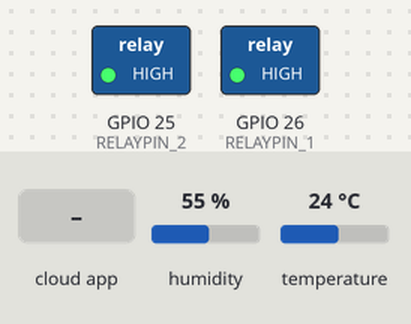
Bench run of a sketch on a simulated ESP8266 (NodeMCU). Parts: switched loads named in the sketch (green lamp = pin HIGH). The test bench sets the inputs (shaded band); at power-on: humidity 55 %, temperature 24 °C. WiFi joins after 1.5 s; servers stay silent unless stated; what the sketch prints to the serial monitor is not drawn.

Above: at 2.7 s.
2.8 s: the phone or cloud app sets YOUR_SWITCH_ID_1 to 1
At 3.8 s:
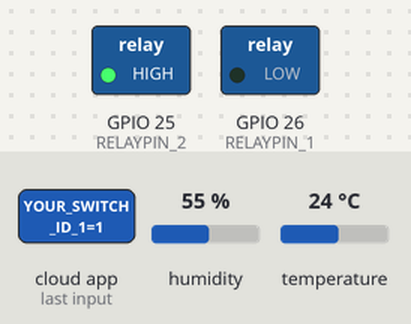
4.3 s: the phone or cloud app sets YOUR_SWITCH_ID_2 to 1
At 5.0 s:
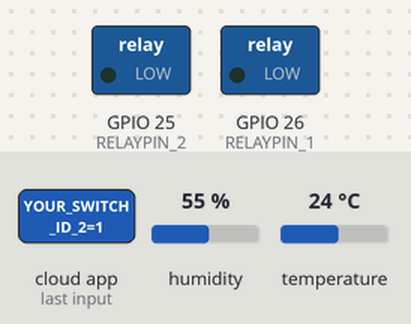
5.8 s: the phone or cloud app sets YOUR_SWITCH_ID_1 to 0
At 6.1 s:
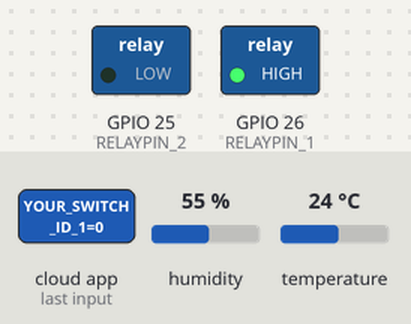
7.3 s: the phone or cloud app sets YOUR_SWITCH_ID_2 to 0
At 8.4 s:
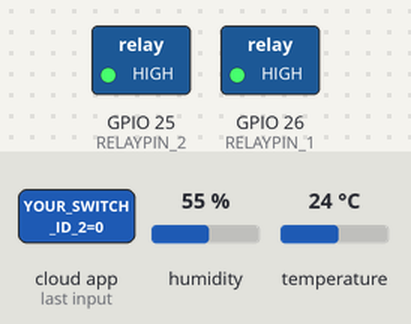
Timing chart, 0 to 9.8 s (numbered marks = the images above; inputs shaded):
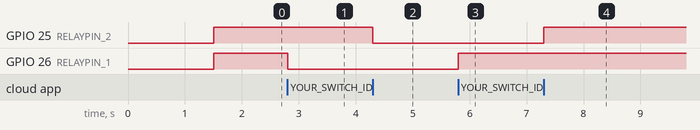

Measured:
- after the input at 2.8 s, GPIO 26 (RELAYPIN_1): HIGH → LOW at once
- after the input at 4.3 s, GPIO 25 (RELAYPIN_2): HIGH → LOW at once
- after the input at 5.8 s, GPIO 26 (RELAYPIN_1): LOW → HIGH at once
- after the input at 7.3 s, GPIO 25 (RELAYPIN_2): LOW → HIGH at once

The sketch:

HomeAutomation.ino
```cpp
#ifdef ENABLE_DEBUG
   #define DEBUG_ESP_PORT Serial
   #define NODEBUG_WEBSOCKETS
   #define NDEBUG
#endif

#include <Arduino.h>
#if defined(ESP8266)
  #include <ESP8266WiFi.h>
#elif defined(ESP32) || defined(ARDUINO_ARCH_RP2040)
  #include <WiFi.h>
#endif

#include "SinricPro.h"
#include "SinricProSwitch.h"
#include "SinricProTemperaturesensor.h"
#include <DHT.h>

// WiFi and SinricPro credentials
#define WIFI_SSID         "YOUR_WIFI_SSID"
#define WIFI_PASS         "YOUR_WIFI_PASSWORD"
#define APP_KEY           "YOUR_APP_KEY"
#define APP_SECRET        "YOUR_APP_SECRET"

// Device IDs for SinricPro and relay pins
#define SWITCH_ID_1       "YOUR_SWITCH_ID_1"   // LED
#define SWITCH_ID_2       "YOUR_SWITCH_ID_2"   // Fan
#define TEMPERATURE_SENSOR_ID "YOUR_TEMPERATURE_SENSOR_ID" // DHT11 Temperature Sensor

// Relay pin setup
#define RELAYPIN_1        26    // LED
#define RELAYPIN_2        25    // Fan

// DHT sensor setup
#define DHTPIN            4      // GPIO pin for DHT11 sensor
#define DHTTYPE           DHT11
DHT dht(DHTPIN, DHTTYPE);

#define BAUD_RATE         115200

// Callback function for the LED switch (active low)
bool onPowerState1(const String &deviceId, bool &state) {
  Serial.printf("Device 1 (LED) turned %s\n", state ? "on" : "off");
  digitalWrite(RELAYPIN_1, state ? LOW : HIGH);  // active-low relay
  return true; // Request handled properly
}

// Callback function for the fan switch (active low)
bool onPowerState2(const String &deviceId, bool &state) {
  Serial.printf("Device 2 (Fan) turned %s\n", state ? "on" : "off");
  digitalWrite(RELAYPIN_2, state ? LOW : HIGH);  // active-low relay
  return true; // Request handled properly
}

// Function to read temperature and humidity and send it to SinricPro
void sendTemperatureData() {
  float temperature = dht.readTemperature();
  float humidity = dht.readHumidity();

  if (!isnan(temperature) && !isnan(humidity)) {
    SinricProTemperaturesensor& myTempSensor = SinricPro[TEMPERATURE_SENSOR_ID];
    myTempSensor.sendTemperatureEvent(temperature, humidity);  // Send event to SinricPro
    Serial.printf("Temperature sent to SinricPro: %.1f°C\n", temperature);
    Serial.printf("Humidity sent to SinricPro: %.1f%%\n", humidity);
  } else {
    Serial.println("Failed to read from DHT sensor!");
  }
}

// Setup function for WiFi connection
void setupWiFi() {
  Serial.printf("\n[WiFi]: Connecting");

  WiFi.begin(WIFI_SSID, WIFI_PASS);

  while (WiFi.status() != WL_CONNECTED) {
    Serial.print(".");
    delay(250);
  }

  Serial.printf("\n[WiFi]: Connected! IP Address: %s\n", WiFi.localIP().toString().c_str());
}

// Setup function for SinricPro
void setupSinricPro() {
  // Initialize relay pins as OUTPUT and set to HIGH (off, as active low)
  pinMode(RELAYPIN_1, OUTPUT);
  digitalWrite(RELAYPIN_1, HIGH);

  pinMode(RELAYPIN_2, OUTPUT);
  digitalWrite(RELAYPIN_2, HIGH);

  // Attach switch devices and callbacks to SinricPro
  SinricProSwitch& mySwitch1 = SinricPro[SWITCH_ID_1];
  mySwitch1.onPowerState(onPowerState1);

  SinricProSwitch& mySwitch2 = SinricPro[SWITCH_ID_2];
  mySwitch2.onPowerState(onPowerState2);

  // Attach the Temperature Sensor device
  SinricProTemperaturesensor& temperatureSensor = SinricPro[TEMPERATURE_SENSOR_ID];

  // Connection status handlers
  SinricPro.onConnected([]() { Serial.println("Connected to SinricPro"); });
  SinricPro.onDisconnected([]() { Serial.println("Disconnected from SinricPro"); });

  SinricPro.begin(APP_KEY, APP_SECRET);
}

// Main setup function
void setup() {
  Serial.begin(BAUD_RATE);
  Serial.println("\nStarting...");

  setupWiFi();
  setupSinricPro();

  // Initialize DHT sensor
  dht.begin();
}

void loop() {
  SinricPro.handle();

  // Read and send DHT11 values every 2 seconds
  static unsigned long lastDHTReadTime = 0;
  if (millis() - lastDHTReadTime >= 2000) {
    lastDHTReadTime = millis();
    sendTemperatureData();
  }
}
```
